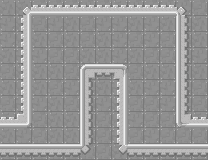

Tiled map render using the project's own tile images. Description and the map definition, with tile-layer contents summarised, below:
An orthogonal 13x10 tile map with 16x16 px tiles, 2 tile layers (bg, main) and 4 objects (2x entities.DoorMecanism, entities.Hero, entities.Door).

<map version="1.0" orientation="orthogonal" renderorder="right-down" width="13" height="10" tilewidth="16" tileheight="16">
 <properties>
  <property name="levelNum" value="6" />
 </properties>
 <tileset firstgid="1" source="TileSet.tsx" />
 <layer name="bg" width="13" height="10">
  <data>[130 cells, 130 non-empty, 3 distinct tile ids]</data>
 </layer>
 <layer name="main" width="13" height="10">
  <data>[130 cells, 50 non-empty, 12 distinct tile ids]</data>
 </layer>
 <objectgroup name="objects">
  <object name="Hero" type="entities.Hero" gid="4" x="16" y="128">
   <properties>
    <property name="hasFocus" value="true" />
   </properties>
  </object>
  <object name="DoorA" type="entities.DoorMecanism" gid="4" x="0" y="128">
   <properties>
    <property name="no" value="true" />
   </properties>
  </object>
  <object name="Exit" type="entities.Door" gid="4" x="205" y="128">
   <properties>
    <property name="to" value="level7" />
    <property name="x" value="0" />
    <property name="y" value="0" />
   </properties>
  </object>
  <object name="DoorB" type="entities.DoorMecanism" gid="4" x="185" y="128" />
 </objectgroup>
</map>
